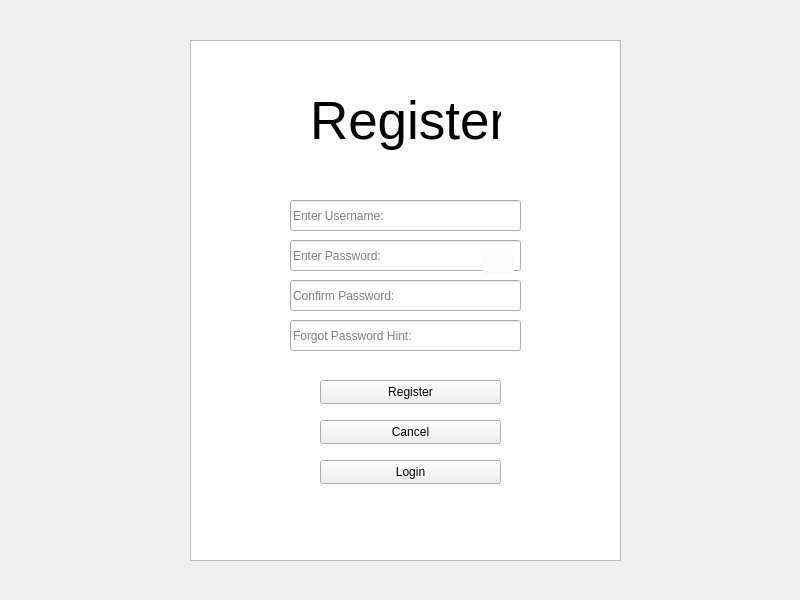
<?xml version="1.0" encoding="UTF-8"?>
<ui version="4.0">
 <class>regWindow</class>
 <widget class="QMainWindow" name="regWindow">
  <property name="geometry">
   <rect>
    <x>0</x>
    <y>0</y>
    <width>800</width>
    <height>600</height>
   </rect>
  </property>
  <property name="windowTitle">
   <string>MainWindow</string>
  </property>
  <widget class="QWidget" name="centralwidget">
   <widget class="QLabel" name="lblRegTitle">
    <property name="geometry">
     <rect>
      <x>310</x>
      <y>70</y>
      <width>191</width>
      <height>101</height>
     </rect>
    </property>
    <property name="font">
     <font>
      <pointsize>40</pointsize>
     </font>
    </property>
    <property name="text">
     <string>Register</string>
    </property>
   </widget>
   <widget class="QGraphicsView" name="graphicsView">
    <property name="geometry">
     <rect>
      <x>190</x>
      <y>40</y>
      <width>431</width>
      <height>521</height>
     </rect>
    </property>
   </widget>
   <widget class="QLineEdit" name="txtRegUname">
    <property name="geometry">
     <rect>
      <x>290</x>
      <y>200</y>
      <width>231</width>
      <height>31</height>
     </rect>
    </property>
    <property name="placeholderText">
     <string>Enter Username:</string>
    </property>
   </widget>
   <widget class="QLineEdit" name="txtRegPword">
    <property name="geometry">
     <rect>
      <x>290</x>
      <y>240</y>
      <width>231</width>
      <height>31</height>
     </rect>
    </property>
    <property name="placeholderText">
     <string>Enter Password:</string>
    </property>
   </widget>
   <widget class="QLineEdit" name="txtRegConPword">
    <property name="geometry">
     <rect>
      <x>290</x>
      <y>280</y>
      <width>231</width>
      <height>31</height>
     </rect>
    </property>
    <property name="placeholderText">
     <string>Confirm Password:</string>
    </property>
   </widget>
   <widget class="QLineEdit" name="txtRegPHint">
    <property name="geometry">
     <rect>
      <x>290</x>
      <y>320</y>
      <width>231</width>
      <height>31</height>
     </rect>
    </property>
    <property name="placeholderText">
     <string>Forgot Password Hint:</string>
    </property>
   </widget>
   <widget class="QPushButton" name="btnRegister">
    <property name="geometry">
     <rect>
      <x>320</x>
      <y>380</y>
      <width>181</width>
      <height>24</height>
     </rect>
    </property>
    <property name="text">
     <string>Register</string>
    </property>
   </widget>
   <widget class="QPushButton" name="btnRegCancel">
    <property name="geometry">
     <rect>
      <x>320</x>
      <y>420</y>
      <width>181</width>
      <height>24</height>
     </rect>
    </property>
    <property name="text">
     <string>Cancel</string>
    </property>
   </widget>
   <widget class="QPushButton" name="btnRegLogin">
    <property name="geometry">
     <rect>
      <x>320</x>
      <y>460</y>
      <width>181</width>
      <height>24</height>
     </rect>
    </property>
    <property name="text">
     <string>Login</string>
    </property>
   </widget>
   <widget class="QPushButton" name="btnRegPVis">
    <property name="geometry">
     <rect>
      <x>482</x>
      <y>243</y>
      <width>32</width>
      <height>32</height>
     </rect>
    </property>
    <property name="styleSheet">
     <string notr="true">QPushButton {
	background-color: rgba(255, 255, 255, 0);
	border-color: rgba(255, 255, 255, 0);
}</string>
    </property>
    <property name="text">
     <string/>
    </property>
   </widget>
   <zorder>graphicsView</zorder>
   <zorder>lblRegTitle</zorder>
   <zorder>txtRegUname</zorder>
   <zorder>txtRegPword</zorder>
   <zorder>txtRegConPword</zorder>
   <zorder>txtRegPHint</zorder>
   <zorder>btnRegister</zorder>
   <zorder>btnRegCancel</zorder>
   <zorder>btnRegLogin</zorder>
   <zorder>btnRegPVis</zorder>
  </widget>
 </widget>
 <resources/>
 <connections/>
</ui>
